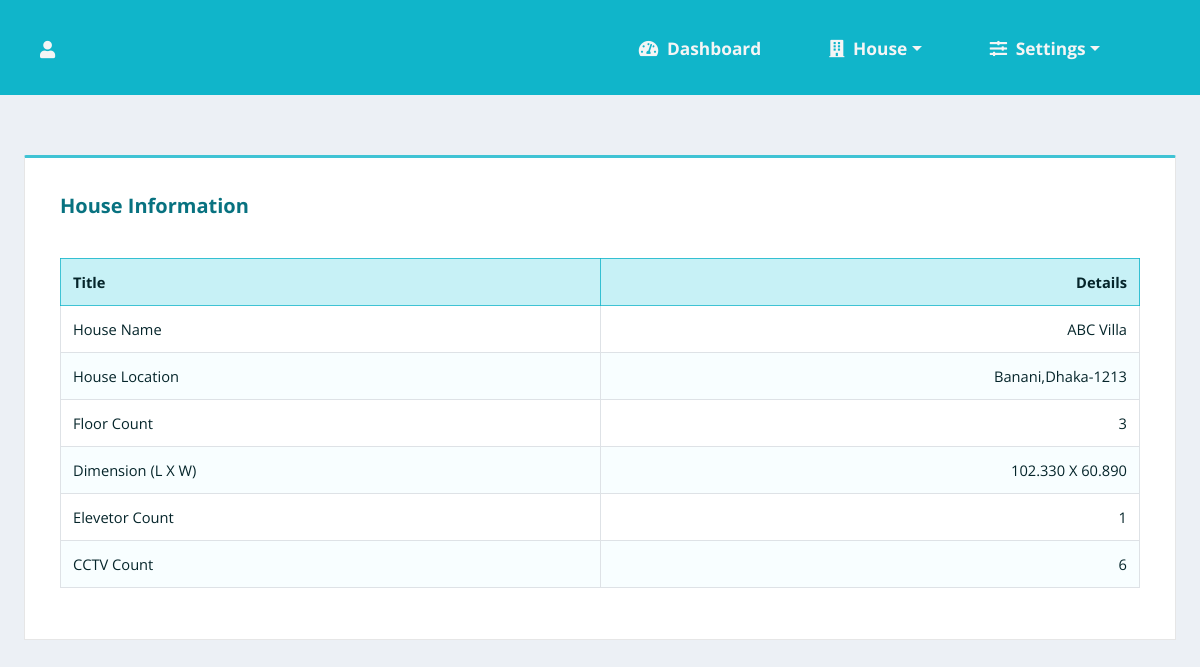
/HRMS_FINAL_PHP/pages/houseinfo.php (signed in), run on the app's committed database.
### tables this page shows
CREATE TABLE `house` (
  `hid` varchar(10) NOT NULL,
  `name` varchar(30) NOT NULL,
  `location` varchar(40) NOT NULL,
  `length` double(8,3) DEFAULT NULL,
  `width` double(8,3) DEFAULT NULL,
  `elevetors` int(3) DEFAULT NULL,
  `cctvs` int(3) DEFAULT NULL,
  `oid` varchar(10) NOT NULL
);

### HRMS_FINAL_PHP/config/systeminit.php (called while the page is built, shortened)
<?php
    $hid=$_SESSION['HID'];
    function QUERY_AND_FETCH($conn,$sql){
        return mysqli_fetch_assoc(mysqli_query($conn,$sql));
    }
?>

### HRMS_FINAL_PHP/pages/houseinfo.php (the view, shortened to what this page needs)
<?php
require "../config/systeminit.php";
$result1=QUERY_AND_FETCH($conn, "SELECT * FROM house WHERE hid='$hid'");
$result2=QUERY_AND_FETCH($conn, "SELECT COUNT(DISTINCT(floor_no)) AS FC FROM unit WHERE house_id='$hid'");
?>
<!DOCTYPE html>
<html lang="en">
<head>
<?php include "../includes/cdnstylesheets.php" ?>
    <link rel="stylesheet" href="../css/style.css">
</head>
    <body>
<?php include "../includes/nav.php" ?>
    <section class="sec2">
        <div class="table-con">
            <div class="table-card">
                <h5 class="table-card-title">House Information</h5>
                    <table class="table table-bordered table-type-1">
                        <tr>
                            <th>Title</th>
                            <th>Details</th>
                        </tr>
                        <tr>
                            <td>House Name</td>
                            <td><?=$result1['name'];?></td>
                        </tr>
                        <tr>
                            <td>House Location</td>
                            <td><?=$result1['location'];?></td>
                        </tr>
                        <tr>
                            <td>Floor Count</td>
                            <td><?=$result2['FC'];?></td>
                        </tr>
                        <tr>
                            <td>Dimension (L X W)</td>
                            <td><?=$result1['length']." X ".$result1['width'];?></td>
                        </tr>
                        <tr>
                            <td>Elevetor Count</td>
                            <td><?=$result1['elevetors'];?></td>
                        </tr>
                        <tr>
                            <td>CCTV Count</td>
                            <td><?=$result1['cctvs'];?></td>
                        </tr>
                    </table>
            </div>
        </div>
    </section>
    </body>
</html>

### HRMS_FINAL_PHP/css/style.css (style rules this page uses)
body { margin: 0; padding: 0; font-family: 'Open Sans', sans-serif; background: rgba(236, 240, 245, 1.0); }
.sec2 { width: 100%; float: left; overflow: hidden; margin-top: 60px; margin-bottom: 40px; }
.table-con { width: 90%; margin: 0 auto; }
.table-card { padding: 35px; border-top: 3px solid rgba(16, 181, 202, 0.8) !important; border-left: 1px solid rgba(0, 0, 0, 0.1); border-right: 1px solid rgba(0, 0, 0, 0.1); border-bottom: 1px solid rgba(0, 0, 0, 0.1); border-top-left-radius: 2px; border-top-right-radius: 2px; background: white; overflow: hidden; }
.table-card-title { width: 70%; float: left; overflow: hidden; margin: 1px 0px 40px 0px; color: rgb(8, 114, 128); font-weight: 700; }
.table { background: white !important; }
.table-type-1 tr:nth-child(odd) { background: rgb(221, 251, 255, 0.2) !important; }
.table-type-1 td { font-size: 11pt !important; color: rgb(5, 37, 42); width: 50% !important; }
.table-type-1 td:nth-child(even) { text-align: right; }
.table-type-1 th:nth-child(even) { text-align: right !important; }
.table-type-1 th { background: rgba(167, 233, 241, 0.6) !important; border: 1px solid rgba(16, 181, 202, 0.8) !important; width: 50% !important; }
.table-type-2 td, th { font-size: 11pt !important; color: rgb(5, 37, 42) !important; }
@media all and (max-width: 1300px) { .table-con { width: 96%; } }

### data on the page
house: name "ABC Villa", location "Banani,Dhaka-1213", length "102.330", width "60.890", elevetors "1", cctvs "6"

### other printed values
$result2['FC'] "3"
